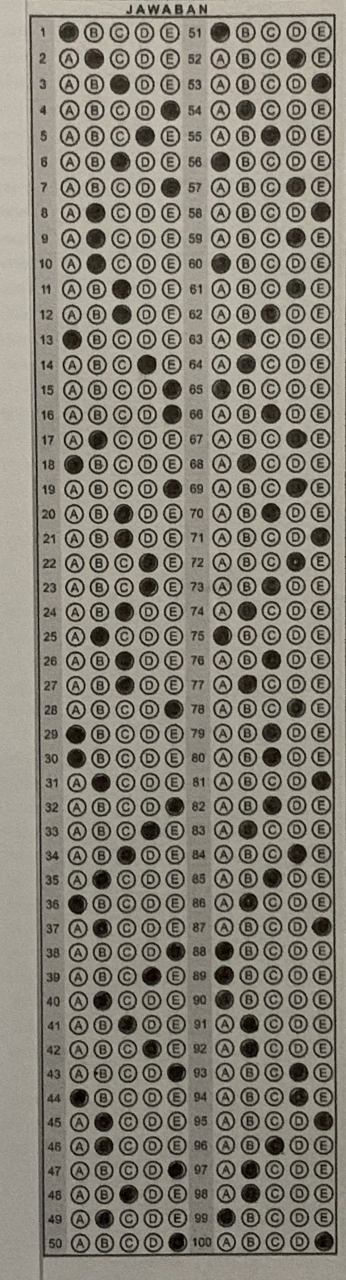
#> input picture inputs/circle_1/stu_good_light.jpg, 1036 x 3839 px (shown at 1/3 size)
$ jupyter execute circles_dev_notebook.ipynb
#> lines starting #> are read from the running program, lines starting #| are printed output that depends on the picture; after the words box and inside, x2 and y2 are one past the last pixel; in counts of white or black regions, pixels touching at a corner belong together
[cell 1]
import cv2
import numpy as np

print(cv2.__version__)
print(np.__version__)

def resize_image(image, target_size=(800, 1000)):
  '''Resize the image while maintaining aspect ratio'''
  h, w = image.shape[:2]
  scale = min(target_size[1] / w, target_size[0] / h)
  new_w = int(w * scale)
  new_h = int(h * scale)
  resized_image = cv2.resize(image, (new_w, new_h))
  return resized_image

def logarithmic_transformation(image, epsilon=1e-5):
  '''Apply logarithmic transformation to the image with zero value handling'''
  c = 255 / np.log(1 + np.max(image))
  # Epsilon zero-handling technique
  log_image = c * (np.log(1 + image + epsilon))
  log_image = np.array(log_image, dtype=np.uint8)

  return log_image

def contrast_stretching(image):
  min_val = np.min(image)
  max_val = np.max(image)
  stretched = (image - min_val) * (255 / (max_val - min_val))
  return stretched.astype(np.uint8)

def gaussian_blur(image, mode='Default'):
  if mode == 'Default':
    kernel_size = (3,3)
  elif mode == 'Medium':
    kernel_size = (5,5)
  elif mode == 'Hard':
    kernel_size = (7,7)
  else:
    raise ValueError("Mode must be 'Default', 'Medium', or 'Hard'")

  return cv2.GaussianBlur(image, kernel_size, 0)

def otsu_thresholding(image):
  _, binary_image = cv2.threshold(image, 0, 255, cv2.THRESH_BINARY_INV + cv2.THRESH_OTSU)
  return binary_image

def canny_edge_detection(image, low_threshold=50, high_threshold=150):
  return cv2.Canny(image, low_threshold, high_threshold)

def find_extreme_corners(contours):
  '''Find the extreme corners of the image'''
  all_points = np.vstack(contours)
  top_left = all_points[np.argmin(all_points[:, :, 0] + all_points[:, :, 1])]
  bottom_right = all_points[np.argmax(all_points[:, :, 0] + all_points[:, :, 1])]
  top_right = all_points[np.argmax(all_points[:, :, 0] - all_points[:, :, 1])]
  bottom_left = all_points[np.argmin(all_points[:, :, 0] - all_points[:, :, 1])]
  return top_left[0], top_right[0], bottom_left[0], bottom_right[0]

def apply_perspective_transformation(image, corners):
  '''Apply perspective transformation to the image'''
  tl, tr, bl, br = corners
  width = int(max(np.linalg.norm(br - bl), np.linalg.norm(tr - tl)))
  height = int(max(np.linalg.norm(tr - br), np.linalg.norm(tl - bl)))

  dst_pts = np.array([
      [0, 0],
      [width - 1, 0],
      [0, height - 1],
      [width - 1, height - 1]
  ], dtype="float32")

  src_pts = np.array([tl, tr, bl, br], dtype="float32")

  M = cv2.getPerspectiveTransform(src_pts, dst_pts)
  warped = cv2.warpPerspective(image, M, (width, height))
  return warped

def automatic_warp_transformation(image, target_size=(800, 1000)):
  '''Automatic Cropping using Adaptive Warp Transformation'''
  gray_image = cv2.cvtColor(image, cv2.COLOR_BGR2GRAY)
  resized_image = resize_image(gray_image, target_size)
  brightened_image = logarithmic_transformation(resized_image)
  contrast_image = contrast_stretching(brightened_image)
  blurred_image = gaussian_blur(contrast_image, mode='Default')
  binary_image = otsu_thresholding(blurred_image)
  edges = canny_edge_detection(binary_image)
  contours, _ = cv2.findContours(edges, cv2.RETR_EXTERNAL, cv2.CHAIN_APPROX_SIMPLE)

  # Getting Contours (Drawing Contours in image, useful for debugging)
  contour_image = cv2.cvtColor(binary_image, cv2.COLOR_GRAY2BGR)
  cv2.drawContours(contour_image, contours, -1, (0, 255, 0), 2)

  corners = find_extreme_corners(contours)
  for corner in corners:
      cv2.circle(contour_image, tuple(corner), 5, (0, 0, 255), -1)

  warped_image = apply_perspective_transformation(resized_image, corners)
  print(f'Initial image {image.shape} processed to {warped_image.shape}')

  return warped_image

def image_uniformization(master_image, student_image):
  '''Precision Image Resizing'''
  master_shape = master_image.shape
  student_shape = student_image.shape

  master_height = master_shape[0]
  master_width = master_shape[1]

  student_height = student_shape[0]
  student_width = student_shape[1]

  min_height = min(master_height, student_height)
  min_width = min(master_width, student_width)

  resized_master = cv2.resize(master_image, (min_width, min_height))
  resized_student = cv2.resize(student_image, (min_width, min_height))

  print(f'master_key {master_image.shape} and student_answer {student_image.shape} uniformed to {resized_master.shape}')

  return resized_master, resized_student

def morph_open(image):
  kernel = cv2.getStructuringElement(cv2.MORPH_RECT, (5, 5))
  eroded_img = cv2.erode(image, kernel, iterations = 1)
  dilated_img = cv2.dilate(eroded_img, kernel, iterations = 1)

  return dilated_img

def core_circles_preprocessing(image):
  '''Core Circles Preprocessing Module'''
  blurred_img = gaussian_blur(image, mode='Hard')
  contrast_img = contrast_stretching(blurred_img)
  log_img = logarithmic_transformation(contrast_img)
  binary_img = otsu_thresholding(log_img)
  opened_img = morph_open(binary_img)

  return opened_img

def draw_full_contours(contours, cont_image, radius = 7):
  '''Draw Full Circles'''
  for contour in contours:
    M = cv2.moments(contour)
    if M["m00"] != 0:
      cX = int(M["m10"] / M["m00"])
      cY = int(M["m01"] / M["m00"])
      # Draw a filled circle at the center of the contour
      cv2.circle(cont_image, (cX, cY), radius, (0, 255, 0), -1)

  return cont_image

def extract_and_draw_contours(image):
  contours, hierarchy = cv2.findContours(image, cv2.RETR_LIST, cv2.CHAIN_APPROX_SIMPLE)

  unique_values = []
  for columns in image:
    for pixel in columns:
      if pixel not in unique_values:
        unique_values.append(pixel)

  contour_image = cv2.cvtColor(image, cv2.COLOR_GRAY2BGR)

  # # draw filled circles
  # cv2.drawContours(contour_image, contours, -1, (0, 255, 0), thickness = -1)
  # # draw hollow circles
  # cv2.drawContours(contour_image, contours, -1, (0, 255, 0), thickness = 2)

  # draw full contours
  contour_image = draw_full_contours(contours, contour_image)

  return contours, contour_image

def final_scoring(new_student, processed_student, master_contours):
  '''Final Score Calculation'''
  test_answer = processed_student.copy()
  # drawing the Answer Key to the Student's test answer, extracting the mistakes information
  check_answers = draw_full_contours(master_contours, test_answer)

  # open the image to remove noise
  final_sheet = morph_open(check_answers)

  # fetching mistakes contours
  final_contours, _ = extract_and_draw_contours(final_sheet)

  # calculating mistakes and final score
  mistakes = len(final_contours)
  total_questions = len(master_contours)
  final_score = ((total_questions - mistakes) / total_questions) * 100
  print(f'final score: {final_score}')

  student_correction = cv2.cvtColor(new_student, cv2.COLOR_GRAY2BGR)
  student_correction = draw_full_contours(master_contours, student_correction)

  return final_score, student_correction

def show_image(image):
  cv2.imshow('image', image)
  cv2.waitKey(0)
  cv2.destroyAllWindows()

[cell 2]
answer1 = cv2.imread('inputs/circle_1/stu_good_light.jpg')
#> answer1 is the input picture: shape (3839, 1036, 3); mean B, G, R 120.4, 131.4, 135.9
master_sheet = cv2.imread('inputs/circle_1/master_circle_best.jpg')
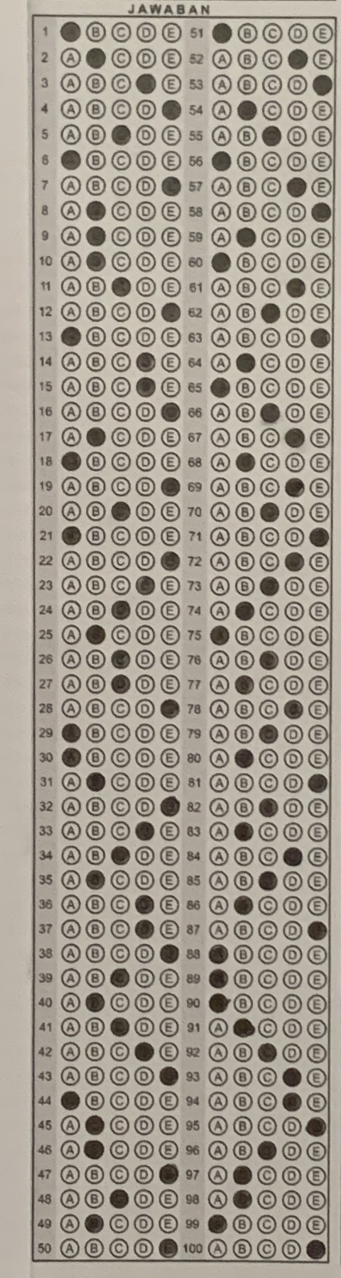
#> input picture inputs/circle_1/master_circle_best.jpg, 1021 x 3832 px (shown at 1/3 size)
#> master_sheet is the input picture: shape (3832, 1021, 3); mean B, G, R 144.4, 155.8, 163.2

# answer1 = cv2.imread('inputs/circle_2/student.jpg')
# master_sheet = cv2.imread('inputs/circle_2/master.jpg')

# show_image(answer1)

[cell 3]
student1 = automatic_warp_transformation(answer1)
#> in logarithmic_transformation, `c = 255 / np.log(1 + np.max(image))`: c = 47.82
#> in contrast_stretching, `min_val = np.min(image)`: min_val = 0
#> in contrast_stretching, `max_val = np.max(image)`: max_val = 255
#> in otsu_thresholding, `_, binary_image = cv2.threshold(image, 0, 255, cv2.THRESH_BINARY_INV +..`:
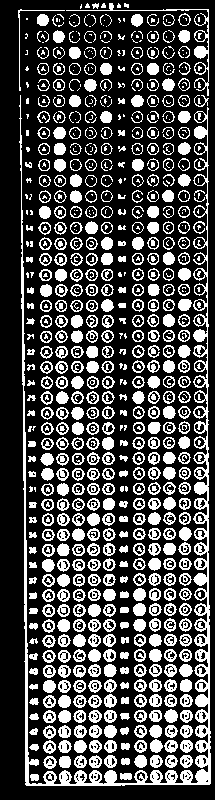
#> binary_image: shape (800, 215); 29.6% white; 841 white regions (309 under 20 px), largest, box (x1, y1, x2, y2) and area: (19, 95, 211, 786) 7952, (66, 3, 209, 96) 629, (164, 709, 178, 723) 142
#> in canny_edge_detection, `return cv2.Canny(image, low_threshold, high_threshold)`: returned value: shape (800, 215); 18% white in thin lines or dots, all inside (x1, y1, x2, y2) = (17, 2, 211, 786)
#> in automatic_warp_transformation, `contours, _ = cv2.findContours(edges, cv2.RETR_EXTERNAL, cv2.CHAIN_APP..`: contours = 4237 contours, 4126 with area under 20; largest, box (x1, y1, x2, y2) and area: (164, 709, 178, 723) 138, (149, 739, 178, 753) 136, (177, 298, 192, 311) 135, (177, 267, 191, 281) 131, (149, 724, 162, 738) 130
#> in find_extreme_corners, `all_points = np.vstack(contours)`: all_points = contour of 27463 points, box (x1, y1, x2, y2) (17, 2, 211, 786), area 53792
#> in find_extreme_corners, `top_left = all_points[np.argmin(all_points[:, :, 0] + all_points[:, :,..`: top_left = [[19, 9]]
#> in find_extreme_corners, `bottom_right = all_points[np.argmax(all_points[:, :, 0] + all_points[:..`: bottom_right = [[210, 784]]
#> in find_extreme_corners, `top_right = all_points[np.argmax(all_points[:, :, 0] - all_points[:, :..`: top_right = [[207, 8]]
#> in find_extreme_corners, `bottom_left = all_points[np.argmin(all_points[:, :, 0] - all_points[:,..`: bottom_left = [[25, 785]]
#> in automatic_warp_transformation, `corners = find_extreme_corners(contours)`: corners = ([19, 9], [207, 8], [25, 785], [210, 784])
#> the loop in automatic_warp_transformation, `for corner in corners:` made 4 passes
#> after the loop in automatic_warp_transformation, `for corner in corners:`:
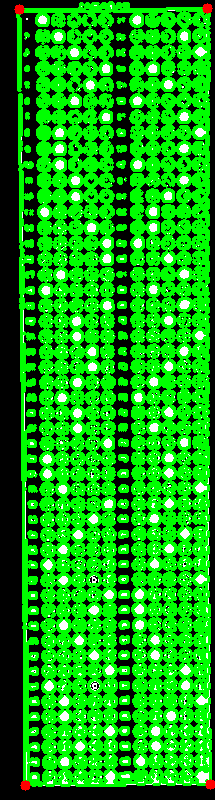
#> contour_image: shape (800, 215, 3); mean B, G, R 15.1, 165.4, 15.5
#> in apply_perspective_transformation, `tl, tr, bl, br = corners`: tl = [19, 9]; tr = [207, 8]; bl = [25, 785]; br = [210, 784]
#> in apply_perspective_transformation, `width = int(max(np.linalg.norm(br - bl), np.linalg.norm(tr - tl)))`: width = 188
#> in apply_perspective_transformation, `height = int(max(np.linalg.norm(tr - br), np.linalg.norm(tl - bl)))`: height = 776
#> in apply_perspective_transformation, `dst_pts = np.array([ [0, 0], [width - 1, 0], [0, height - 1], [width -..`: dst_pts = [[0, 0], [187, 0], [0, 775], [187, 775]]
#> in apply_perspective_transformation, `src_pts = np.array([tl, tr, bl, br], dtype="float32")`: src_pts = [[19, 9], [207, 8], [25, 785], [210, 784]]
#> in apply_perspective_transformation, `M = cv2.getPerspectiveTransform(src_pts, dst_pts)`: M = [[0.994, -0.00769, -18.82], [0.00523, 0.983, -8.94], [-2.2e-07, -2.06e-05, 1]]
#| Initial image (3839, 1036, 3) processed to (776, 188)
master_key = automatic_warp_transformation(master_sheet)
#> call 2 of automatic_warp_transformation, with target_size = (800, 1000)
#> call 2 of logarithmic_transformation, with epsilon = 1e-05
#> in logarithmic_transformation (call 2), `c = 255 / np.log(1 + np.max(image))`: c = 47.52
#> in logarithmic_transformation (call 2), `log_image = np.array(log_image, dtype=np.uint8)`:
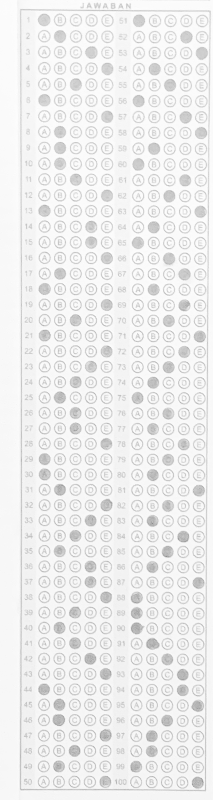
#> log_image: shape (800, 213); min 142, max 255, mean 237.5
#> in otsu_thresholding (call 2), `_, binary_image = cv2.threshold(image, 0, 255, cv2.THRESH_BINARY_INV +..`: binary_image: shape (800, 213); 28.2% white; 908 white regions (374 under 20 px), largest, box (x1, y1, x2, y2) and area: (19, 3, 211, 792) 7034, (194, 158, 209, 234) 382, (195, 62, 210, 123) 248
#> in canny_edge_detection (call 2), `return cv2.Canny(image, low_threshold, high_threshold)`: returned value: shape (800, 213); 17.7% white in thin lines or dots, all inside (x1, y1, x2, y2) = (18, 2, 212, 792)
#> in automatic_warp_transformation (call 2), `contours, _ = cv2.findContours(edges, cv2.RETR_EXTERNAL, cv2.CHAIN_APP..`: contours = 4627 contours, 4512 with area under 20; largest, box (x1, y1, x2, y2) and area: (195, 42, 211, 83) 164, (98, 728, 112, 742) 140, (37, 682, 51, 696) 133, (177, 267, 191, 281) 133, (178, 110, 192, 124) 132
#> in automatic_warp_transformation (call 2), `corners = find_extreme_corners(contours)`: corners = ([21, 8], [210, 10], [19, 789], [206, 790])
#> the loop in automatic_warp_transformation (call 2), `for corner in corners:` made 4 passes
#> after the loop in automatic_warp_transformation (call 2), `for corner in corners:`:
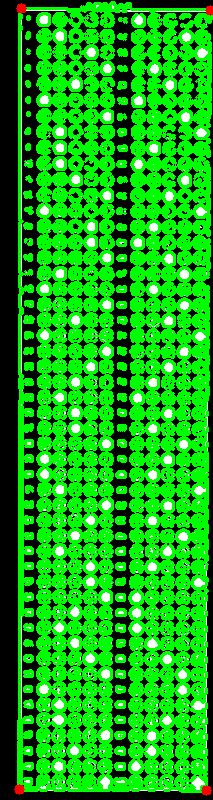
#> contour_image: shape (800, 213, 3); mean B, G, R 14.6, 165.3, 15.1
#| Initial image (3832, 1021, 3) processed to (781, 189)

[cell 4]
new_master, new_student = image_uniformization(master_key, student1)
#| master_key (781, 189) and student_answer (776, 188) uniformed to (776, 188)

[cell 5]
processed_master = core_circles_preprocessing(new_master)
#> call 3 of gaussian_blur, with mode = 'Hard'
#> in gaussian_blur (call 3), `return cv2.GaussianBlur(image, kernel_size, 0)`:
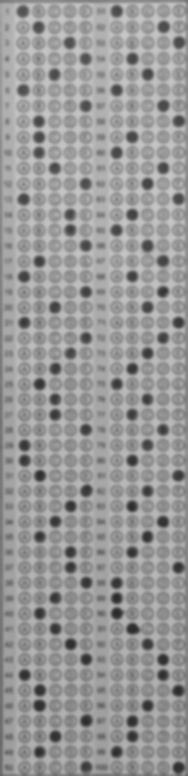
#> returned value: shape (776, 188); min 41, max 200, mean 151.9
#> in contrast_stretching (call 3), `min_val = np.min(image)`: min_val = 41
#> in contrast_stretching (call 3), `max_val = np.max(image)`: max_val = 200
#> in contrast_stretching (call 3), `stretched = (image - min_val) * (255 / (max_val - min_val))`:
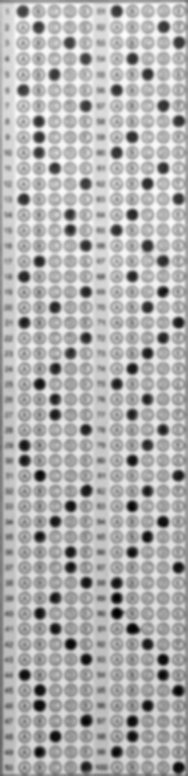
#> stretched: shape (776, 188) float64; min 0, max 255, mean 177.8
#> in otsu_thresholding (call 3), `_, binary_image = cv2.threshold(image, 0, 255, cv2.THRESH_BINARY_INV +..`: binary_image: shape (776, 188); 5.3% white; 100 white regions, largest, box (x1, y1, x2, y2) and area: (173, 762, 185, 774) 103, (127, 623, 139, 634) 102, (34, 700, 45, 711) 100
#> in morph_open, `kernel = cv2.getStructuringElement(cv2.MORPH_RECT, (5, 5))`: kernel = [[1, 1, 1, 1, 1], [1, 1, 1, 1, 1], [1, 1, 1, 1, 1], [1, 1, 1, 1, 1], [1, 1, 1, 1, 1]]
#> in morph_open, `eroded_img = cv2.erode(image, kernel, iterations = 1)`: eroded_img: shape (776, 188); 1.1% white in thin lines or dots, all inside (x1, y1, x2, y2) = (21, 9, 182, 771)
#> in morph_open, `dilated_img = cv2.dilate(eroded_img, kernel, iterations = 1)`: dilated_img: shape (776, 188); 4.8% white; 100 white regions, largest, box (x1, y1, x2, y2) and area: (34, 700, 45, 711) 100, (127, 624, 138, 634) 97, (81, 716, 92, 726) 96
processed_student = core_circles_preprocessing(new_student)
#> call 4 of gaussian_blur, with mode = 'Hard'
#> in gaussian_blur (call 4), `return cv2.GaussianBlur(image, kernel_size, 0)`:
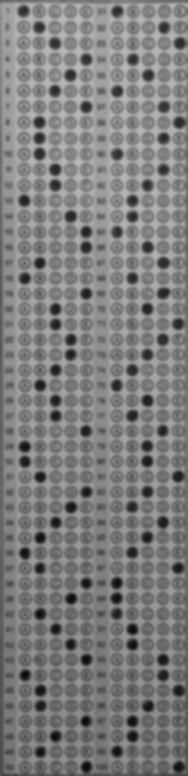
#> returned value: shape (776, 188); min 7, max 186, mean 125.1
#> in otsu_thresholding (call 4), `_, binary_image = cv2.threshold(image, 0, 255, cv2.THRESH_BINARY_INV +..`: binary_image: shape (776, 188); 5.4% white; 109 white regions (9 under 20 px), largest, box (x1, y1, x2, y2) and area: (173, 761, 185, 776) 117, (81, 761, 92, 774) 101, (173, 685, 185, 696) 98
#> in morph_open (call 2), `eroded_img = cv2.erode(image, kernel, iterations = 1)`: eroded_img: shape (776, 188); 1.1% white in thin lines or dots, all inside (x1, y1, x2, y2) = (22, 10, 182, 771)
#> in morph_open (call 2), `dilated_img = cv2.dilate(eroded_img, kernel, iterations = 1)`: dilated_img: shape (776, 188); 4.8% white; 100 white regions

# cv2_imshow(processed_master)

[cell 6]
student_contours, student_contour_image = extract_and_draw_contours(processed_student)
#> in extract_and_draw_contours, `contours, hierarchy = cv2.findContours(image, cv2.RETR_LIST, cv2.CHAIN..`: contours = 100 contours; largest, box (x1, y1, x2, y2) and area: (174, 762, 184, 773) 80, (82, 762, 91, 773) 74, (35, 609, 45, 619) 74, (174, 686, 184, 696) 73, (158, 655, 168, 665) 73
#> after the loop in extract_and_draw_contours, `for columns in image:`: unique_values = [0, 255]
#> in extract_and_draw_contours, `contour_image = cv2.cvtColor(image, cv2.COLOR_GRAY2BGR)`: contour_image: shape (776, 188, 3); 4.8% white; 100 white regions
#> the loop in draw_full_contours, `for contour in contours:` made 100 passes
#> (cX, cY) on passes 1 to 12: (178, 766), (86, 766), (116, 751), (40, 751), (55, 735), (132, 735), (132, 720), (85, 720), (147, 705), (40, 705), (178, 690), (40, 690)
#> cX on pass 100: 23
#> after the loop in draw_full_contours, `for contour in contours:`:
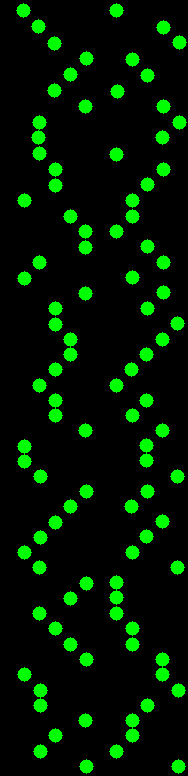
#> cont_image: shape (776, 188, 3); mean B, G, R 0, 26, 0
#> student_contours has the same summary as contours in extract_and_draw_contours
master_contours, master_contour_image = extract_and_draw_contours(processed_master)
#> in extract_and_draw_contours (call 2), `contours, hierarchy = cv2.findContours(image, cv2.RETR_LIST, cv2.CHAIN..`: contours = 100 contours; largest, box (x1, y1, x2, y2) and area: (34, 700, 45, 711) 84, (127, 624, 138, 634) 80, (81, 716, 92, 726) 80, (173, 686, 184, 696) 78, (174, 763, 184, 773) 74
#> in extract_and_draw_contours (call 2), `contour_image = cv2.cvtColor(image, cv2.COLOR_GRAY2BGR)`: contour_image: shape (776, 188, 3); 4.8% white; 100 white regions
#> call 2 of draw_full_contours, with radius = 7
#> the loop in draw_full_contours (call 2), `for contour in contours:` made 100 passes
#> (cX, cY) on passes 1 to 12: (178, 767), (85, 766), (116, 751), (39, 751), (132, 736), (55, 736), (132, 720), (85, 720), (147, 705), (39, 705), (178, 690), (39, 689)
#> cX on pass 100: 116
#> after the loop in draw_full_contours (call 2), `for contour in contours:`:
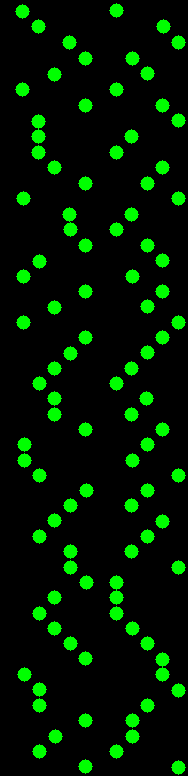
#> cont_image: shape (776, 188, 3); mean B, G, R 0, 26, 0
#> master_contours has the same summary as contours in extract_and_draw_contours

print(len(student_contours))
#| 100
print(len(master_contours))
#| 100

# [20 lines of commented-out code are left out]

[cell 7]
stu_final_score, stu_answer_key = final_scoring(new_student, processed_student, master_contours)
#> in extract_and_draw_contours (call 3), `contours, hierarchy = cv2.findContours(image, cv2.RETR_LIST, cv2.CHAIN..`: contours = 14 contours; largest, box (x1, y1, x2, y2) and area: (66, 594, 76, 604) 72, (128, 640, 137, 650) 66, (20, 548, 29, 558) 65, (143, 457, 152, 466) 60, (51, 181, 60, 190) 56
#> in final_scoring, `final_contours, _ = extract_and_draw_contours(final_sheet)`: final_contours has the same summary as contours in extract_and_draw_contours
#> in final_scoring, `mistakes = len(final_contours)`: mistakes = 14
#> in final_scoring, `total_questions = len(master_contours)`: total_questions = 100
#> in final_scoring, `final_score = ((total_questions - mistakes) / total_questions) * 100`: final_score = 86
#| final score: 86.0
